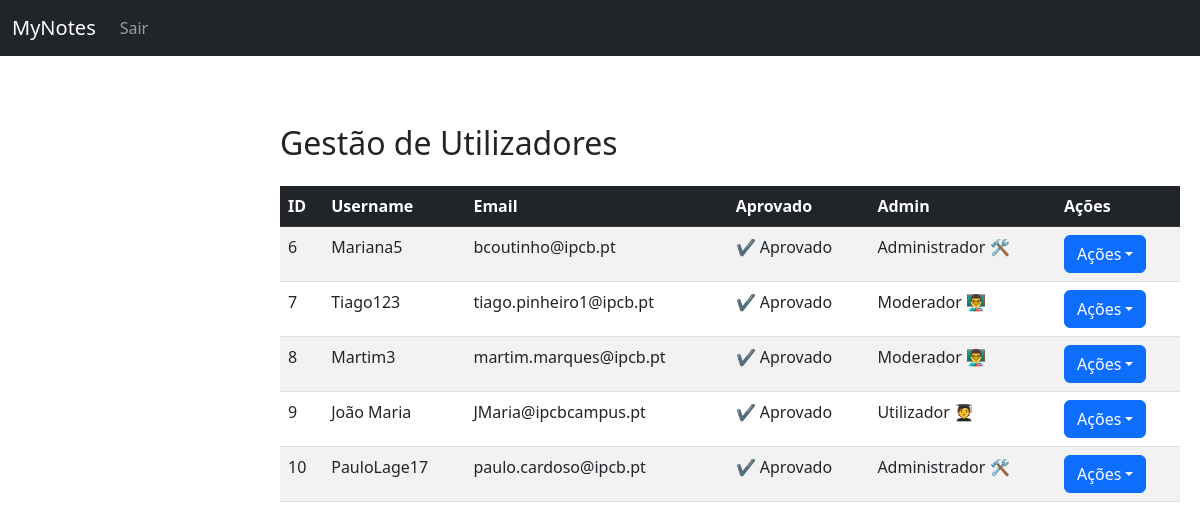
The app's page /MyNotes/aprovar_contas.php (signed in), older data.
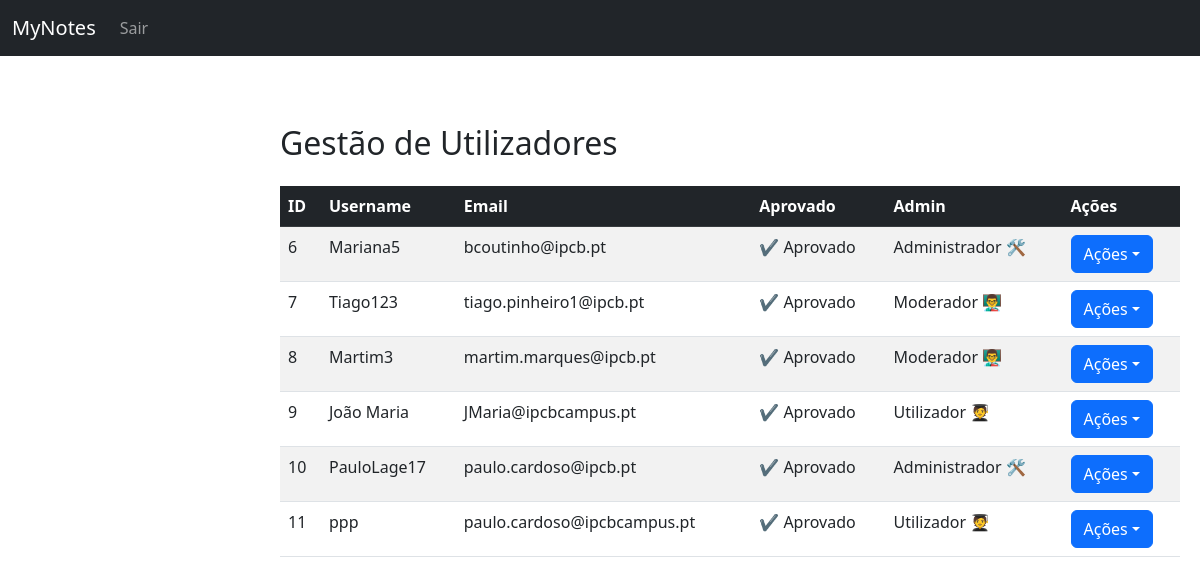
The same page, newer data.
### tables this page shows
CREATE TABLE `userdata` (
  `id` int(11) NOT NULL,
  `username` varchar(20) NOT NULL,
  `email` varchar(100) NOT NULL,
  `password` varchar(255) NOT NULL,
  `aprovado` tinyint(1) NOT NULL DEFAULT 0,
  `admin` tinyint(2) NOT NULL DEFAULT 0,
  `escola` int(11) DEFAULT NULL
);

### MyNotes/aprovar_contas.php (the view, shortened to what this page needs)
<?php
require_once "config.php";
$sql = "SELECT id, username, email, aprovado, admin FROM userdata";
$stmt = $conn->prepare($sql);
$stmt->execute();
$users = $stmt->fetchAll(PDO::FETCH_ASSOC);
?>
<!DOCTYPE html>
<html lang="pt">
<head>
    <link href="https://cdn.jsdelivr.net/npm/bootstrap@5.3.0/dist/css/bootstrap.min.css" rel="stylesheet">
    <link rel="stylesheet" href="styles.css">
</head>
<body>
    <nav class="navbar navbar-expand-lg navbar-dark bg-dark">
        <div class="container-fluid">
            <a class="navbar-brand" href="index.php">MyNotes</a>
            <div class="collapse navbar-collapse" id="navbarNav">
                <ul class="navbar-nav w-100 align-items-center">
                    <?php if (isset($_SESSION["user_id"])): ?>
                        <li class="nav-item"><a class="nav-link" href="logout.php">Sair</a></li>
                    <?php else: ?>
                        <li class="nav-item"><a class="nav-link" href="login.php">Login</a></li>
                    <?php endif; ?>
                </ul>
            </div>
        </div>
    </nav>
    <div class="content container mt-5">
        <h2 class="mb-4">Gestão de Utilizadores</h2>
        <table class="table table-striped">
            <thead class="table-dark">
                <tr>
                    <th>ID</th>
                    <th>Username</th>
                    <th>Email</th>
                    <th>Aprovado</th>
                    <th>Admin</th>
                    <th>Ações</th>
                </tr>
            </thead>
            <tbody>
                <?php foreach ($users as $user): ?>
                    <tr>
                        <td><?= htmlspecialchars($user['id']) ?></td>
                        <td><?= htmlspecialchars($user['username']) ?></td>
                        <td><?= htmlspecialchars($user['email']) ?></td>
                        <td><?= $user['aprovado'] ? "✔️ Aprovado" : "❌ Pendente" ?></td>
                        <td>
                            <?php
                            if ($user['admin'] == 2) {
                                echo "Administrador 🛠️";
                            } elseif ($user['admin'] == 1) {
                                echo "Moderador 👨‍🏫";
                            } else {
                                echo "Utilizador 🧑‍🎓";
                            }
                            ?>
                        </td>
                        <td>
                            <div class="dropdown">
                                <button class="btn btn-primary dropdown-toggle" type="button"
                                    data-bs-toggle="dropdown">Ações</button>
                            </div>
                        </td>
                    </tr>
                <?php endforeach; ?>
            </tbody>
        </table>
    </div>
</body>
</html>

### MyNotes/styles.css (style rules this page uses)
.content { margin-left: 260px; padding: 20px; max-width: calc(100% - 260px); }

Row changes from the older to the newer data that the page shows:
added userdata: id "11", username "ppp", email "paulo.cardoso@ipcbcampus.pt", aprovado "✔️ Aprovado", admin "Utilizador 🧑‍🎓"
